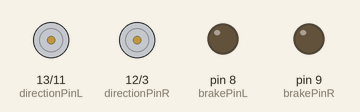
Simulated run of this sketch. Board: Arduino Uno, built with avr-gcc and run on an emulated ATmega328P. Shown: direction and speed pins drawn as motors (green arrow = direction pin HIGH = forward, orange = LOW = backward, longer = more drive), output pins drawn as LEDs (lit = HIGH).

Above: at 1.5 s.
At 2.5 s:
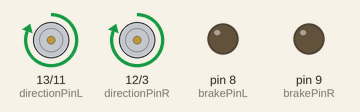
Timing chart, 0 to 4.0 s (numbered marks = the images above):
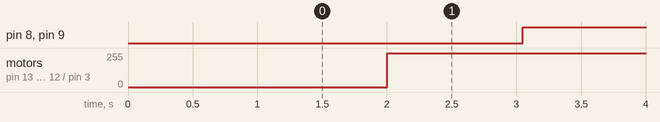

The sketch:

TimeBased.ino
```cpp
int directionPinR = 12;
int pwmPinR = 3;
int brakePinR = 9;
int directionPinL = 13;
int pwmPinL = 11;
int brakePinL = 8;

void setup() {
 pinMode(directionPinR, OUTPUT);
 pinMode(pwmPinR, OUTPUT);
 pinMode(brakePinR, OUTPUT);
 pinMode(directionPinL, OUTPUT);
 pinMode(pwmPinL, OUTPUT);
 pinMode(brakePinL, OUTPUT);
 digitalWrite(brakePinR, LOW);
 digitalWrite(brakePinL, LOW);
 digitalWrite(directionPinL, HIGH);
 digitalWrite(directionPinR, LOW);
 Serial.begin(9600);
 delay(1000);
}

void start() {
   digitalWrite(directionPinL, HIGH);
 digitalWrite(directionPinR, HIGH);
 digitalWrite(brakePinR, LOW);
 digitalWrite(brakePinL, LOW);
 analogWrite(pwmPinR, 120.5);
 analogWrite(pwmPinL, 124.5);
 delay(590);
 digitalWrite(brakePinR, HIGH);
 digitalWrite(brakePinL, HIGH);
 delay(1000);
}

void forward() {
   digitalWrite(directionPinL, HIGH);
 digitalWrite(directionPinR, HIGH);
 digitalWrite(brakePinR, LOW);
 digitalWrite(brakePinL, LOW);
 analogWrite(pwmPinR, 255);
 analogWrite(pwmPinL, 255);
 delay(1050);
 digitalWrite(brakePinR, HIGH);
 digitalWrite(brakePinL, HIGH);
 delay(1000);
}
void speed(){
     digitalWrite(directionPinL, HIGH);
 digitalWrite(directionPinR, HIGH);
 digitalWrite(brakePinR, LOW);
 digitalWrite(brakePinL, LOW);
 analogWrite(pwmPinR, 255);
 analogWrite(pwmPinL, 255);
 delay(650);
 digitalWrite(brakePinR, HIGH);
 digitalWrite(brakePinL, HIGH);
 delay(1000);
}
void left() {
 digitalWrite(brakePinR, LOW);
 digitalWrite(brakePinL, LOW);
 digitalWrite(directionPinR, HIGH);
  digitalWrite(directionPinL, LOW);
 analogWrite(pwmPinR, 120.5);
 analogWrite(pwmPinL, 125);
 delay(350);
 digitalWrite(brakePinR, HIGH);
 digitalWrite(brakePinL, HIGH);
 digitalWrite(directionPinL, LOW);
 digitalWrite(directionPinR, HIGH);
 delay(1000);
}

void right() {
 digitalWrite(brakePinR, LOW);
 digitalWrite(brakePinL, LOW);
 digitalWrite(directionPinL, HIGH);
  digitalWrite(directionPinR, LOW);
 analogWrite(pwmPinR, 120.5);
 analogWrite(pwmPinL, 125);
 delay(360);
 digitalWrite(brakePinR, HIGH);
 digitalWrite(brakePinL, HIGH);
 digitalWrite(directionPinL, LOW);
 digitalWrite(directionPinR, HIGH);
 delay(1000);
}

void backward() {
 digitalWrite(brakePinR, HIGH);
 digitalWrite(brakePinL, LOW);
 digitalWrite(directionPinR, HIGH);
 digitalWrite(directionPinL, LOW);
 analogWrite(pwmPinR, 120.5);
 analogWrite(pwmPinL, 125);
 delay(1300);
 digitalWrite(brakePinR, HIGH);
 digitalWrite(brakePinL, HIGH);
 digitalWrite(directionPinL, HIGH);
 digitalWrite(directionPinR, HIGH);
 delay(1000);
}

double time=0;
  void loop(){
    if (time==0) {
      delay(1000);
  forward();
  forward();
  forward();
  forward();
  forward();
  forward();
  forward();
  forward();
  forward();
  forward();

  time++;
}
}
```

Measured:
- by itself, pin 8 (brakePinL), pin 9 (brakePinR): alternates HIGH for 1.0 s and LOW for 1.1 s, 19 changes in all, then stays HIGH
- by itself, motor on pin 13 (directionPinL) / pin 11 (pwmPinL), motor on pin 12 (directionPinR) / pin 3 (pwmPinR): stopped → forward 255/255 at 2.0 s
